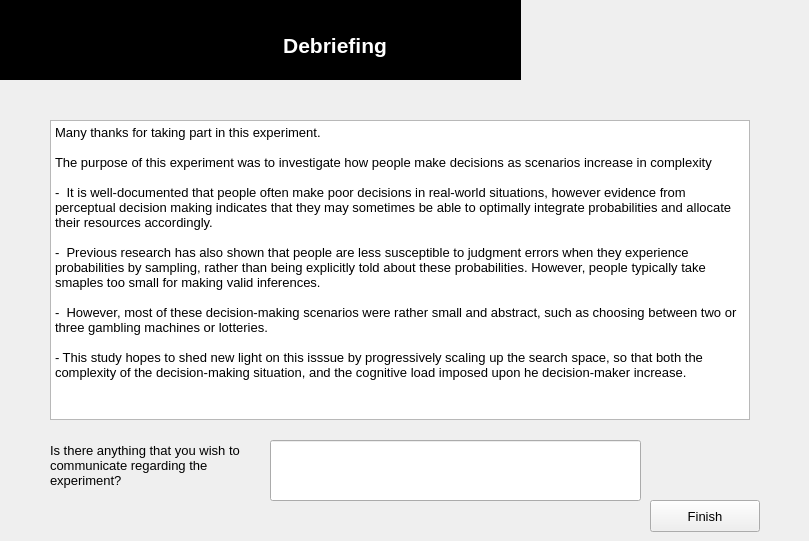
    <widget class="QWidget" name="Debriefing">
     <widget class="QLabel" name="debrief_ucllogo_1">
      <property name="geometry">
       <rect>
        <x>0</x>
        <y>0</y>
        <width>521</width>
        <height>80</height>
       </rect>
      </property>
      <property name="palette">
       <palette>
        <active>
         <colorrole role="Base">
          <brush brushstyle="SolidPattern">
           <color alpha="255">
            <red>255</red>
            <green>255</green>
            <blue>255</blue>
           </color>
          </brush>
         </colorrole>
         <colorrole role="Window">
          <brush brushstyle="SolidPattern">
           <color alpha="255">
            <red>0</red>
            <green>0</green>
            <blue>0</blue>
           </color>
          </brush>
         </colorrole>
        </active>
        <inactive>
         <colorrole role="Base">
          <brush brushstyle="SolidPattern">
           <color alpha="255">
            <red>255</red>
            <green>255</green>
            <blue>255</blue>
           </color>
          </brush>
         </colorrole>
         <colorrole role="Window">
          <brush brushstyle="SolidPattern">
           <color alpha="255">
            <red>0</red>
            <green>0</green>
            <blue>0</blue>
           </color>
          </brush>
         </colorrole>
        </inactive>
        <disabled>
         <colorrole role="Base">
          <brush brushstyle="SolidPattern">
           <color alpha="255">
            <red>0</red>
            <green>0</green>
            <blue>0</blue>
           </color>
          </brush>
         </colorrole>
         <colorrole role="Window">
          <brush brushstyle="SolidPattern">
           <color alpha="255">
            <red>0</red>
            <green>0</green>
            <blue>0</blue>
           </color>
          </brush>
         </colorrole>
        </disabled>
       </palette>
      </property>
      <property name="autoFillBackground">
       <bool>true</bool>
      </property>
      <property name="text">
       <string/>
      </property>
     </widget>
     <widget class="QLabel" name="debrief_ucllogo_2">
      <property name="geometry">
       <rect>
        <x>520</x>
        <y>0</y>
        <width>280</width>
        <height>80</height>
       </rect>
      </property>
      <property name="text">
       <string/>
      </property>
      <property name="pixmap">
       <pixmap>resources/standalone.png</pixmap>
      </property>
      <property name="scaledContents">
       <bool>true</bool>
      </property>
      <property name="alignment">
       <set>Qt::AlignCenter</set>
      </property>
     </widget>
     <widget class="QLabel" name="debrief_title">
      <property name="geometry">
       <rect>
        <x>160</x>
        <y>20</y>
        <width>350</width>
        <height>50</height>
       </rect>
      </property>
      <property name="palette">
       <palette>
        <active>
         <colorrole role="WindowText">
          <brush brushstyle="SolidPattern">
           <color alpha="255">
            <red>255</red>
            <green>255</green>
            <blue>255</blue>
           </color>
          </brush>
         </colorrole>
         <colorrole role="Base">
          <brush brushstyle="SolidPattern">
           <color alpha="255">
            <red>255</red>
            <green>255</green>
            <blue>255</blue>
           </color>
          </brush>
         </colorrole>
         <colorrole role="Window">
          <brush brushstyle="SolidPattern">
           <color alpha="255">
            <red>0</red>
            <green>0</green>
            <blue>0</blue>
           </color>
          </brush>
         </colorrole>
        </active>
        <inactive>
         <colorrole role="WindowText">
          <brush brushstyle="SolidPattern">
           <color alpha="255">
            <red>255</red>
            <green>255</green>
            <blue>255</blue>
           </color>
          </brush>
         </colorrole>
         <colorrole role="Base">
          <brush brushstyle="SolidPattern">
           <color alpha="255">
            <red>255</red>
            <green>255</green>
            <blue>255</blue>
           </color>
          </brush>
         </colorrole>
         <colorrole role="Window">
          <brush brushstyle="SolidPattern">
           <color alpha="255">
            <red>0</red>
            <green>0</green>
            <blue>0</blue>
           </color>
          </brush>
         </colorrole>
        </inactive>
        <disabled>
         <colorrole role="WindowText">
          <brush brushstyle="SolidPattern">
           <color alpha="255">
            <red>69</red>
            <green>69</green>
            <blue>69</blue>
           </color>
          </brush>
         </colorrole>
         <colorrole role="Base">
          <brush brushstyle="SolidPattern">
           <color alpha="255">
            <red>0</red>
            <green>0</green>
            <blue>0</blue>
           </color>
          </brush>
         </colorrole>
         <colorrole role="Window">
          <brush brushstyle="SolidPattern">
           <color alpha="255">
            <red>0</red>
            <green>0</green>
            <blue>0</blue>
           </color>
          </brush>
         </colorrole>
        </disabled>
       </palette>
      </property>
      <property name="font">
       <font>
        <family>Arial</family>
        <pointsize>16</pointsize>
        <weight>75</weight>
        <bold>true</bold>
       </font>
      </property>
      <property name="autoFillBackground">
       <bool>true</bool>
      </property>
      <property name="text">
       <string>Debriefing</string>
      </property>
      <property name="alignment">
       <set>Qt::AlignCenter</set>
      </property>
      <property name="wordWrap">
       <bool>true</bool>
      </property>
     </widget>
     <widget class="QTextBrowser" name="debrief_text">
      <property name="geometry">
       <rect>
        <x>50</x>
        <y>120</y>
        <width>700</width>
        <height>300</height>
       </rect>
      </property>
      <property name="font">
       <font>
        <pointsize>13</pointsize>
       </font>
      </property>
      <property name="html">
       <string>&lt;!DOCTYPE HTML PUBLIC &quot;-//W3C//DTD HTML 4.0//EN&quot; &quot;http://www.w3.org/TR/REC-html40/strict.dtd&quot;&gt;
&lt;html&gt;&lt;head&gt;&lt;meta name=&quot;qrichtext&quot; content=&quot;1&quot; /&gt;&lt;style type=&quot;text/css&quot;&gt;
p, li { white-space: pre-wrap; }
&lt;/style&gt;&lt;/head&gt;&lt;body style=&quot; font-family:'.SF NS Text'; font-size:13pt; font-weight:400; font-style:normal;&quot;&gt;
&lt;p style=&quot; margin-top:0px; margin-bottom:0px; margin-left:0px; margin-right:0px; -qt-block-indent:0; text-indent:0px;&quot;&gt;&lt;span style=&quot; font-family:'Arial'; font-size:10pt;&quot;&gt;Many thanks for taking part in this experiment.&lt;/span&gt;&lt;/p&gt;
&lt;p style=&quot;-qt-paragraph-type:empty; margin-top:0px; margin-bottom:0px; margin-left:0px; margin-right:0px; -qt-block-indent:0; text-indent:0px; font-family:'Arial'; font-size:10pt;&quot;&gt;&lt;br /&gt;&lt;/p&gt;
&lt;p style=&quot; margin-top:0px; margin-bottom:0px; margin-left:0px; margin-right:0px; -qt-block-indent:0; text-indent:0px;&quot;&gt;&lt;span style=&quot; font-family:'Arial'; font-size:10pt;&quot;&gt;The purpose of this experiment was to investigate how people make decisions as scenarios increase in complexity&lt;/span&gt;&lt;/p&gt;
&lt;p style=&quot;-qt-paragraph-type:empty; margin-top:0px; margin-bottom:0px; margin-left:0px; margin-right:0px; -qt-block-indent:0; text-indent:0px; font-family:'Arial'; font-size:10pt;&quot;&gt;&lt;br /&gt;&lt;/p&gt;
&lt;p style=&quot; margin-top:0px; margin-bottom:0px; margin-left:0px; margin-right:0px; -qt-block-indent:0; text-indent:0px;&quot;&gt;&lt;span style=&quot; font-family:'Arial'; font-size:10pt;&quot;&gt;-  It is well-documented that people often make poor decisions in real-world situations, however evidence from perceptual decision making indicates that they may sometimes be able to optimally integrate probabilities and allocate their resources accordingly.&lt;/span&gt;&lt;/p&gt;
&lt;p style=&quot;-qt-paragraph-type:empty; margin-top:0px; margin-bottom:0px; margin-left:0px; margin-right:0px; -qt-block-indent:0; text-indent:0px; font-family:'Arial'; font-size:10pt;&quot;&gt;&lt;br /&gt;&lt;/p&gt;
&lt;p style=&quot; margin-top:0px; margin-bottom:0px; margin-left:0px; margin-right:0px; -qt-block-indent:0; text-indent:0px;&quot;&gt;&lt;span style=&quot; font-family:'Arial'; font-size:10pt;&quot;&gt;-  Previous research has also shown that people are less susceptible to judgment errors when they experience probabilities by sampling, rather than being explicitly told about these probabilities. However, people typically take smaples too small for making valid inferences.&lt;/span&gt;&lt;/p&gt;
&lt;p style=&quot;-qt-paragraph-type:empty; margin-top:0px; margin-bottom:0px; margin-left:0px; margin-right:0px; -qt-block-indent:0; text-indent:0px; font-family:'Arial'; font-size:10pt;&quot;&gt;&lt;br /&gt;&lt;/p&gt;
&lt;p style=&quot; margin-top:0px; margin-bottom:0px; margin-left:0px; margin-right:0px; -qt-block-indent:0; text-indent:0px;&quot;&gt;&lt;span style=&quot; font-family:'Arial'; font-size:10pt;&quot;&gt;-  However, most of these decision-making scenarios were rather small and abstract, such as choosing between two or three gambling machines or lotteries.&lt;/span&gt;&lt;/p&gt;
&lt;p style=&quot;-qt-paragraph-type:empty; margin-top:0px; margin-bottom:0px; margin-left:0px; margin-right:0px; -qt-block-indent:0; text-indent:0px; font-family:'Arial'; font-size:10pt;&quot;&gt;&lt;br /&gt;&lt;/p&gt;
&lt;p style=&quot; margin-top:0px; margin-bottom:0px; margin-left:0px; margin-right:0px; -qt-block-indent:0; text-indent:0px;&quot;&gt;&lt;span style=&quot; font-family:'Arial'; font-size:10pt;&quot;&gt;- This study hopes to shed new light on this isssue by progressively scaling up the search space, so that both the complexity of the decision-making situation, and the cognitive load imposed upon he decision-maker increase.&lt;/span&gt;&lt;/p&gt;&lt;/body&gt;&lt;/html&gt;</string>
      </property>
     </widget>
     <widget class="QLineEdit" name="debrief_open_answer">
      <property name="geometry">
       <rect>
        <x>270</x>
        <y>440</y>
        <width>371</width>
        <height>61</height>
       </rect>
      </property>
      <property name="maxLength">
       <number>300</number>
      </property>
      <property name="alignment">
       <set>Qt::AlignLeading|Qt::AlignLeft|Qt::AlignTop</set>
      </property>
     </widget>
     <widget class="QLabel" name="debrief_question">
      <property name="geometry">
       <rect>
        <x>50</x>
        <y>440</y>
        <width>221</width>
        <height>51</height>
       </rect>
      </property>
      <property name="font">
       <font>
        <family>Arial</family>
        <pointsize>10</pointsize>
       </font>
      </property>
      <property name="text">
       <string>Is there anything that you wish to communicate regarding the experiment?</string>
      </property>
      <property name="wordWrap">
       <bool>true</bool>
      </property>
     </widget>
     <widget class="QPushButton" name="debrief_button_quit">
      <property name="geometry">
       <rect>
        <x>650</x>
        <y>500</y>
        <width>110</width>
        <height>32</height>
       </rect>
      </property>
      <property name="font">
       <font>
        <family>Arial</family>
        <pointsize>10</pointsize>
       </font>
      </property>
      <property name="text">
       <string>Finish</string>
      </property>
     </widget>
    </widget>
